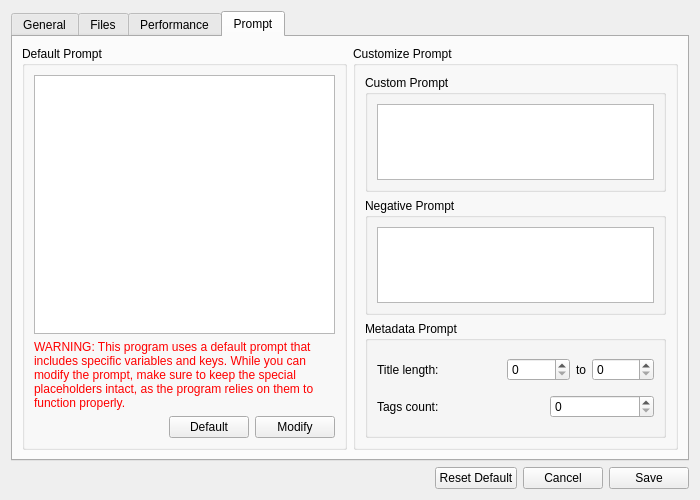
<?xml version="1.0" encoding="UTF-8"?>
<ui version="4.0">
 <class>Dialog</class>
 <widget class="QDialog" name="Dialog">
  <property name="geometry">
   <rect>
    <x>0</x>
    <y>0</y>
    <width>700</width>
    <height>500</height>
   </rect>
  </property>
  <property name="windowTitle">
   <string>Dialog</string>
  </property>
  <layout class="QHBoxLayout" name="horizontalLayout_2">
   <item>
    <layout class="QVBoxLayout" name="verticalLayout">
     <item>
      <layout class="QVBoxLayout" name="verticalLayout_2">
       <item>
        <widget class="QTabWidget" name="tabWidget">
         <property name="currentIndex">
          <number>3</number>
         </property>
         <widget class="QWidget" name="tab">
          <attribute name="title">
           <string>General</string>
          </attribute>
          <layout class="QHBoxLayout" name="horizontalLayout_20">
           <item>
            <widget class="QGroupBox" name="groupBox">
             <property name="title">
              <string>GroupBox</string>
             </property>
            </widget>
           </item>
           <item>
            <widget class="QGroupBox" name="groupBox_2">
             <property name="title">
              <string>GroupBox</string>
             </property>
            </widget>
           </item>
          </layout>
         </widget>
         <widget class="QWidget" name="tab_5">
          <attribute name="title">
           <string>Files</string>
          </attribute>
          <layout class="QHBoxLayout" name="horizontalLayout_3">
           <item>
            <widget class="QGroupBox" name="groupBox_3">
             <property name="title">
              <string>File Format</string>
             </property>
             <layout class="QVBoxLayout" name="verticalLayout_3">
              <item>
               <widget class="QGroupBox" name="groupBox_5">
                <property name="title">
                 <string>Image</string>
                </property>
                <layout class="QHBoxLayout" name="horizontalLayout_4">
                 <item>
                  <widget class="QGroupBox" name="groupBox_8">
                   <property name="title">
                    <string>Vector</string>
                   </property>
                   <layout class="QVBoxLayout" name="verticalLayout_5">
                    <item>
                     <widget class="QCheckBox" name="checkBox_5">
                      <property name="text">
                       <string>EPS</string>
                      </property>
                     </widget>
                    </item>
                    <item>
                     <widget class="QCheckBox" name="checkBox_4">
                      <property name="text">
                       <string>SVG</string>
                      </property>
                     </widget>
                    </item>
                    <item>
                     <widget class="QCheckBox" name="checkBox_6">
                      <property name="text">
                       <string>Ai</string>
                      </property>
                     </widget>
                    </item>
                   </layout>
                  </widget>
                 </item>
                 <item>
                  <widget class="QGroupBox" name="groupBox_7">
                   <property name="title">
                    <string>Bitmap</string>
                   </property>
                   <layout class="QVBoxLayout" name="verticalLayout_6">
                    <item>
                     <widget class="QCheckBox" name="checkBox_2">
                      <property name="text">
                       <string>JPG</string>
                      </property>
                     </widget>
                    </item>
                    <item>
                     <widget class="QCheckBox" name="checkBox_3">
                      <property name="text">
                       <string>JPEG</string>
                      </property>
                     </widget>
                    </item>
                    <item>
                     <widget class="QCheckBox" name="checkBox">
                      <property name="text">
                       <string>PNG</string>
                      </property>
                     </widget>
                    </item>
                   </layout>
                  </widget>
                 </item>
                </layout>
               </widget>
              </item>
              <item>
               <widget class="QGroupBox" name="groupBox_6">
                <property name="title">
                 <string>Video</string>
                </property>
                <layout class="QHBoxLayout" name="horizontalLayout_5">
                 <item>
                  <layout class="QVBoxLayout" name="verticalLayout_7">
                   <item>
                    <widget class="QCheckBox" name="checkBox_8">
                     <property name="text">
                      <string>Mp4</string>
                     </property>
                    </widget>
                   </item>
                   <item>
                    <widget class="QCheckBox" name="checkBox_7">
                     <property name="text">
                      <string>Avi</string>
                     </property>
                    </widget>
                   </item>
                   <item>
                    <widget class="QCheckBox" name="checkBox_9">
                     <property name="text">
                      <string>Mov</string>
                     </property>
                    </widget>
                   </item>
                   <item>
                    <widget class="QCheckBox" name="checkBox_10">
                     <property name="text">
                      <string>Flv</string>
                     </property>
                    </widget>
                   </item>
                   <item>
                    <widget class="QCheckBox" name="checkBox_11">
                     <property name="text">
                      <string>Mkv</string>
                     </property>
                    </widget>
                   </item>
                  </layout>
                 </item>
                </layout>
               </widget>
              </item>
             </layout>
            </widget>
           </item>
           <item>
            <widget class="QGroupBox" name="groupBox_4">
             <property name="title">
              <string>Export</string>
             </property>
             <layout class="QVBoxLayout" name="verticalLayout_9">
              <item>
               <layout class="QHBoxLayout" name="horizontalLayout_6">
                <item>
                 <widget class="QLabel" name="label">
                  <property name="text">
                   <string>Default CSV Export Location :</string>
                  </property>
                 </widget>
                </item>
                <item>
                 <widget class="QLineEdit" name="lineEdit"/>
                </item>
                <item>
                 <widget class="QPushButton" name="pushButton_4">
                  <property name="text">
                   <string>Browse</string>
                  </property>
                 </widget>
                </item>
               </layout>
              </item>
              <item>
               <layout class="QHBoxLayout" name="horizontalLayout_7">
                <property name="spacing">
                 <number>6</number>
                </property>
                <property name="bottomMargin">
                 <number>20</number>
                </property>
                <item>
                 <widget class="QCheckBox" name="checkBox_16">
                  <property name="text">
                   <string>Export location is the same as loaded file or folder if possible</string>
                  </property>
                 </widget>
                </item>
               </layout>
              </item>
              <item>
               <layout class="QVBoxLayout" name="verticalLayout_8">
                <property name="bottomMargin">
                 <number>20</number>
                </property>
                <item>
                 <widget class="QCheckBox" name="checkBox_12">
                  <property name="text">
                   <string>Export CSV for Freepik</string>
                  </property>
                 </widget>
                </item>
                <item>
                 <widget class="QCheckBox" name="checkBox_13">
                  <property name="text">
                   <string>Export CSV for Shutterstock</string>
                  </property>
                 </widget>
                </item>
                <item>
                 <widget class="QCheckBox" name="checkBox_14">
                  <property name="text">
                   <string>Export CSV for Adobe Stock</string>
                  </property>
                 </widget>
                </item>
                <item>
                 <widget class="QCheckBox" name="checkBox_15">
                  <property name="text">
                   <string>Export CSV for iStock</string>
                  </property>
                 </widget>
                </item>
               </layout>
              </item>
              <item>
               <widget class="QGroupBox" name="groupBox_9">
                <property name="title">
                 <string>Customize CSV Structure</string>
                </property>
                <layout class="QHBoxLayout" name="horizontalLayout_8">
                 <item>
                  <widget class="QPushButton" name="pushButton_5">
                   <property name="text">
                    <string>Freepik</string>
                   </property>
                  </widget>
                 </item>
                 <item>
                  <widget class="QPushButton" name="pushButton_7">
                   <property name="text">
                    <string>Shutterstock</string>
                   </property>
                  </widget>
                 </item>
                 <item>
                  <widget class="QPushButton" name="pushButton_6">
                   <property name="text">
                    <string>Adobe Stock</string>
                   </property>
                  </widget>
                 </item>
                 <item>
                  <widget class="QPushButton" name="pushButton_8">
                   <property name="text">
                    <string>iStock</string>
                   </property>
                  </widget>
                 </item>
                </layout>
               </widget>
              </item>
              <item>
               <widget class="QLabel" name="label_3">
                <property name="text">
                 <string>If not customized, CSV structure fill follow the default preset.</string>
                </property>
               </widget>
              </item>
              <item>
               <spacer name="verticalSpacer">
                <property name="orientation">
                 <enum>Qt::Vertical</enum>
                </property>
                <property name="sizeHint" stdset="0">
                 <size>
                  <width>20</width>
                  <height>40</height>
                 </size>
                </property>
               </spacer>
              </item>
             </layout>
            </widget>
           </item>
          </layout>
         </widget>
         <widget class="QWidget" name="tab_2">
          <attribute name="title">
           <string>Performance</string>
          </attribute>
          <layout class="QHBoxLayout" name="horizontalLayout_11">
           <item>
            <widget class="QGroupBox" name="groupBox_15">
             <property name="title">
              <string>Failure Handling</string>
             </property>
             <layout class="QVBoxLayout" name="verticalLayout_18">
              <item>
               <widget class="QGroupBox" name="groupBox_19">
                <property name="title">
                 <string>Crash Event</string>
                </property>
                <layout class="QVBoxLayout" name="verticalLayout_19">
                 <item>
                  <widget class="QLabel" name="label_13">
                   <property name="text">
                    <string>In the event of a crash, what would you like the application to do?</string>
                   </property>
                   <property name="wordWrap">
                    <bool>true</bool>
                   </property>
                  </widget>
                 </item>
                 <item>
                  <widget class="QComboBox" name="comboBox_5">
                   <item>
                    <property name="text">
                     <string>Load my previous added files</string>
                    </property>
                   </item>
                   <item>
                    <property name="text">
                     <string>Start a new session</string>
                    </property>
                   </item>
                   <item>
                    <property name="text">
                     <string>Paste from clipboard</string>
                    </property>
                   </item>
                   <item>
                    <property name="text">
                     <string>Use last generated result</string>
                    </property>
                   </item>
                   <item>
                    <property name="text">
                     <string>Browse manually...</string>
                    </property>
                   </item>
                  </widget>
                 </item>
                </layout>
               </widget>
              </item>
              <item>
               <widget class="QGroupBox" name="groupBox_20">
                <property name="title">
                 <string>Interuption</string>
                </property>
                <layout class="QVBoxLayout" name="verticalLayout_22">
                 <item>
                  <widget class="QLabel" name="label_14">
                   <property name="text">
                    <string>How do you want the app to respond when you stop the process?</string>
                   </property>
                   <property name="wordWrap">
                    <bool>true</bool>
                   </property>
                  </widget>
                 </item>
                 <item>
                  <widget class="QComboBox" name="comboBox_6">
                   <item>
                    <property name="text">
                     <string>Stop immediately and ignore the rest</string>
                    </property>
                   </item>
                   <item>
                    <property name="text">
                     <string>Pause and allow resuming later</string>
                    </property>
                   </item>
                   <item>
                    <property name="text">
                     <string>Cancel and roll back changes</string>
                    </property>
                   </item>
                   <item>
                    <property name="text">
                     <string>Keep partial result and stop</string>
                    </property>
                   </item>
                   <item>
                    <property name="text">
                     <string>Log the interruption and stop</string>
                    </property>
                   </item>
                   <item>
                    <property name="text">
                     <string>Continue silently in background</string>
                    </property>
                   </item>
                   <item>
                    <property name="text">
                     <string>Exit and start a new session</string>
                    </property>
                   </item>
                  </widget>
                 </item>
                </layout>
               </widget>
              </item>
              <item>
               <widget class="QGroupBox" name="groupBox_21">
                <property name="title">
                 <string>Retries</string>
                </property>
                <layout class="QVBoxLayout" name="verticalLayout_23">
                 <item>
                  <widget class="QCheckBox" name="checkBox_17">
                   <property name="text">
                    <string>Retry on failed generation</string>
                   </property>
                  </widget>
                 </item>
                 <item>
                  <layout class="QHBoxLayout" name="horizontalLayout_18">
                   <item>
                    <widget class="QLabel" name="label_15">
                     <property name="text">
                      <string>Max retries attempt:</string>
                     </property>
                    </widget>
                   </item>
                   <item>
                    <widget class="QSpinBox" name="spinBox_4"/>
                   </item>
                  </layout>
                 </item>
                 <item>
                  <layout class="QHBoxLayout" name="horizontalLayout_19">
                   <item>
                    <widget class="QLabel" name="label_16">
                     <property name="text">
                      <string>Time out (in second):</string>
                     </property>
                    </widget>
                   </item>
                   <item>
                    <widget class="QSpinBox" name="spinBox_5"/>
                   </item>
                  </layout>
                 </item>
                </layout>
               </widget>
              </item>
             </layout>
            </widget>
           </item>
           <item>
            <widget class="QGroupBox" name="groupBox_16">
             <property name="title">
              <string>Compression</string>
             </property>
             <layout class="QVBoxLayout" name="verticalLayout_11">
              <item>
               <widget class="QGroupBox" name="groupBox_17">
                <property name="title">
                 <string>Image</string>
                </property>
                <property name="alignment">
                 <set>Qt::AlignLeading|Qt::AlignLeft|Qt::AlignTop</set>
                </property>
                <layout class="QVBoxLayout" name="verticalLayout_16">
                 <item>
                  <layout class="QHBoxLayout" name="horizontalLayout_14">
                   <item>
                    <widget class="QLabel" name="label_8">
                     <property name="text">
                      <string>Compress image into:</string>
                     </property>
                    </widget>
                   </item>
                   <item>
                    <widget class="QComboBox" name="comboBox">
                     <item>
                      <property name="text">
                       <string>Jpg</string>
                      </property>
                     </item>
                     <item>
                      <property name="text">
                       <string>Jpeg</string>
                      </property>
                     </item>
                     <item>
                      <property name="text">
                       <string>Png</string>
                      </property>
                     </item>
                    </widget>
                   </item>
                  </layout>
                 </item>
                 <item>
                  <layout class="QHBoxLayout" name="horizontalLayout_15">
                   <item>
                    <widget class="QLabel" name="label_9">
                     <property name="text">
                      <string>Submit scale:</string>
                     </property>
                    </widget>
                   </item>
                   <item>
                    <widget class="QComboBox" name="comboBox_2">
                     <item>
                      <property name="text">
                       <string>10%</string>
                      </property>
                     </item>
                     <item>
                      <property name="text">
                       <string>20%</string>
                      </property>
                     </item>
                     <item>
                      <property name="text">
                       <string>30%</string>
                      </property>
                     </item>
                     <item>
                      <property name="text">
                       <string>40%</string>
                      </property>
                     </item>
                     <item>
                      <property name="text">
                       <string>50%</string>
                      </property>
                     </item>
                     <item>
                      <property name="text">
                       <string>60%</string>
                      </property>
                     </item>
                     <item>
                      <property name="text">
                       <string>70%</string>
                      </property>
                     </item>
                     <item>
                      <property name="text">
                       <string>80%</string>
                      </property>
                     </item>
                     <item>
                      <property name="text">
                       <string>90%</string>
                      </property>
                     </item>
                     <item>
                      <property name="text">
                       <string>100%</string>
                      </property>
                     </item>
                    </widget>
                   </item>
                  </layout>
                 </item>
                 <item>
                  <widget class="QLabel" name="label_7">
                   <property name="text">
                    <string>Image compression is intended to optimize bandwidth usage and improve processing speed. However, lowering image quality may affect the AI's ability to accurately detect and interpret the content.</string>
                   </property>
                   <property name="wordWrap">
                    <bool>true</bool>
                   </property>
                  </widget>
                 </item>
                </layout>
               </widget>
              </item>
              <item>
               <widget class="QGroupBox" name="groupBox_18">
                <property name="title">
                 <string>Video</string>
                </property>
                <layout class="QVBoxLayout" name="verticalLayout_17">
                 <item>
                  <layout class="QHBoxLayout" name="horizontalLayout_16">
                   <item>
                    <widget class="QLabel" name="label_10">
                     <property name="text">
                      <string>Compress video into:</string>
                     </property>
                    </widget>
                   </item>
                   <item>
                    <widget class="QComboBox" name="comboBox_3">
                     <item>
                      <property name="text">
                       <string>mp4</string>
                      </property>
                     </item>
                     <item>
                      <property name="text">
                       <string>none</string>
                      </property>
                     </item>
                    </widget>
                   </item>
                  </layout>
                 </item>
                 <item>
                  <layout class="QHBoxLayout" name="horizontalLayout_17">
                   <item>
                    <widget class="QLabel" name="label_12">
                     <property name="text">
                      <string>Bitrate:</string>
                     </property>
                    </widget>
                   </item>
                   <item>
                    <widget class="QComboBox" name="comboBox_4">
                     <item>
                      <property name="text">
                       <string>1 Mbps</string>
                      </property>
                     </item>
                     <item>
                      <property name="text">
                       <string>2 Mbps</string>
                      </property>
                     </item>
                     <item>
                      <property name="text">
                       <string>3 Mbps</string>
                      </property>
                     </item>
                     <item>
                      <property name="text">
                       <string>4 Mbps</string>
                      </property>
                     </item>
                    </widget>
                   </item>
                  </layout>
                 </item>
                 <item>
                  <widget class="QLabel" name="label_11">
                   <property name="text">
                    <string>Video compression is intended to optimize bandwidth usage and improve processing speed. However, lowering video quality may affect the AI's ability to accurately detect and interpret the visual content.</string>
                   </property>
                   <property name="wordWrap">
                    <bool>true</bool>
                   </property>
                  </widget>
                 </item>
                </layout>
               </widget>
              </item>
             </layout>
            </widget>
           </item>
          </layout>
         </widget>
         <widget class="QWidget" name="tab_3">
          <attribute name="title">
           <string>Prompt</string>
          </attribute>
          <layout class="QHBoxLayout" name="horizontalLayout_9">
           <item>
            <widget class="QGroupBox" name="groupBox_11">
             <property name="title">
              <string>Default Prompt</string>
             </property>
             <layout class="QVBoxLayout" name="verticalLayout_10">
              <item>
               <widget class="QTextEdit" name="textEdit">
                <property name="sizePolicy">
                 <sizepolicy hsizetype="Expanding" vsizetype="Expanding">
                  <horstretch>0</horstretch>
                  <verstretch>0</verstretch>
                 </sizepolicy>
                </property>
               </widget>
              </item>
              <item>
               <widget class="QLabel" name="label_4">
                <property name="styleSheet">
                 <string notr="true">color : red</string>
                </property>
                <property name="text">
                 <string>WARNING: This program uses a default prompt that includes specific variables and keys. While you can modify the prompt, make sure to keep the special placeholders intact, as the program relies on them to function properly.</string>
                </property>
                <property name="wordWrap">
                 <bool>true</bool>
                </property>
               </widget>
              </item>
              <item>
               <layout class="QHBoxLayout" name="horizontalLayout_10">
                <item>
                 <spacer name="horizontalSpacer_3">
                  <property name="orientation">
                   <enum>Qt::Horizontal</enum>
                  </property>
                  <property name="sizeHint" stdset="0">
                   <size>
                    <width>40</width>
                    <height>20</height>
                   </size>
                  </property>
                 </spacer>
                </item>
                <item>
                 <widget class="QPushButton" name="pushButton_10">
                  <property name="text">
                   <string>Default</string>
                  </property>
                 </widget>
                </item>
                <item>
                 <widget class="QPushButton" name="pushButton_9">
                  <property name="text">
                   <string>Modify</string>
                  </property>
                 </widget>
                </item>
               </layout>
              </item>
             </layout>
            </widget>
           </item>
           <item>
            <widget class="QGroupBox" name="groupBox_10">
             <property name="title">
              <string>Customize Prompt</string>
             </property>
             <layout class="QVBoxLayout" name="verticalLayout_12">
              <item>
               <widget class="QGroupBox" name="groupBox_12">
                <property name="title">
                 <string>Custom Prompt</string>
                </property>
                <layout class="QVBoxLayout" name="verticalLayout_13">
                 <item>
                  <widget class="QTextEdit" name="textEdit_2">
                   <property name="sizePolicy">
                    <sizepolicy hsizetype="Expanding" vsizetype="Ignored">
                     <horstretch>0</horstretch>
                     <verstretch>0</verstretch>
                    </sizepolicy>
                   </property>
                  </widget>
                 </item>
                </layout>
               </widget>
              </item>
              <item>
               <widget class="QGroupBox" name="groupBox_13">
                <property name="title">
                 <string>Negative Prompt</string>
                </property>
                <layout class="QVBoxLayout" name="verticalLayout_14">
                 <item>
                  <widget class="QTextEdit" name="textEdit_3">
                   <property name="sizePolicy">
                    <sizepolicy hsizetype="Expanding" vsizetype="Ignored">
                     <horstretch>0</horstretch>
                     <verstretch>0</verstretch>
                    </sizepolicy>
                   </property>
                  </widget>
                 </item>
                </layout>
               </widget>
              </item>
              <item>
               <widget class="QGroupBox" name="groupBox_14">
                <property name="title">
                 <string>Metadata Prompt</string>
                </property>
                <layout class="QVBoxLayout" name="verticalLayout_15">
                 <item>
                  <layout class="QHBoxLayout" name="horizontalLayout_12">
                   <item>
                    <widget class="QLabel" name="label_2">
                     <property name="text">
                      <string>Title length:</string>
                     </property>
                    </widget>
                   </item>
                   <item>
                    <spacer name="horizontalSpacer_2">
                     <property name="orientation">
                      <enum>Qt::Horizontal</enum>
                     </property>
                     <property name="sizeHint" stdset="0">
                      <size>
                       <width>40</width>
                       <height>20</height>
                      </size>
                     </property>
                    </spacer>
                   </item>
                   <item>
                    <widget class="QSpinBox" name="spinBox">
                     <property name="sizePolicy">
                      <sizepolicy hsizetype="MinimumExpanding" vsizetype="Fixed">
                       <horstretch>0</horstretch>
                       <verstretch>0</verstretch>
                      </sizepolicy>
                     </property>
                    </widget>
                   </item>
                   <item>
                    <widget class="QLabel" name="label_5">
                     <property name="text">
                      <string>to</string>
                     </property>
                    </widget>
                   </item>
                   <item>
                    <widget class="QSpinBox" name="spinBox_2">
                     <property name="sizePolicy">
                      <sizepolicy hsizetype="MinimumExpanding" vsizetype="Fixed">
                       <horstretch>0</horstretch>
                       <verstretch>0</verstretch>
                      </sizepolicy>
                     </property>
                    </widget>
                   </item>
                  </layout>
                 </item>
                 <item>
                  <layout class="QHBoxLayout" name="horizontalLayout_13">
                   <item>
                    <widget class="QLabel" name="label_6">
                     <property name="text">
                      <string>Tags count:</string>
                     </property>
                    </widget>
                   </item>
                   <item>
                    <spacer name="horizontalSpacer_4">
                     <property name="orientation">
                      <enum>Qt::Horizontal</enum>
                     </property>
                     <property name="sizeHint" stdset="0">
                      <size>
                       <width>40</width>
                       <height>20</height>
                      </size>
                     </property>
                    </spacer>
                   </item>
                   <item>
                    <widget class="QSpinBox" name="spinBox_3">
                     <property name="sizePolicy">
                      <sizepolicy hsizetype="MinimumExpanding" vsizetype="Fixed">
                       <horstretch>0</horstretch>
                       <verstretch>0</verstretch>
                      </sizepolicy>
                     </property>
                    </widget>
                   </item>
                  </layout>
                 </item>
                </layout>
               </widget>
              </item>
             </layout>
            </widget>
           </item>
          </layout>
         </widget>
        </widget>
       </item>
      </layout>
     </item>
     <item>
      <layout class="QHBoxLayout" name="horizontalLayout">
       <item>
        <spacer name="horizontalSpacer">
         <property name="orientation">
          <enum>Qt::Horizontal</enum>
         </property>
         <property name="sizeHint" stdset="0">
          <size>
           <width>40</width>
           <height>20</height>
          </size>
         </property>
        </spacer>
       </item>
       <item>
        <widget class="QPushButton" name="pushButton">
         <property name="text">
          <string>Reset Default</string>
         </property>
        </widget>
       </item>
       <item>
        <widget class="QPushButton" name="pushButton_3">
         <property name="text">
          <string>Cancel</string>
         </property>
        </widget>
       </item>
       <item>
        <widget class="QPushButton" name="pushButton_2">
         <property name="text">
          <string>Save</string>
         </property>
        </widget>
       </item>
      </layout>
     </item>
    </layout>
   </item>
  </layout>
 </widget>
 <resources/>
 <connections/>
</ui>
